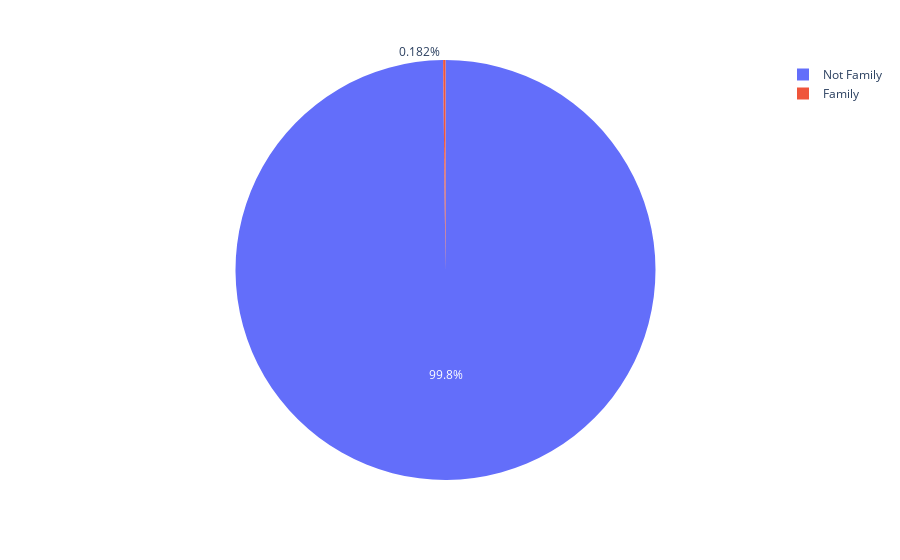

Notebook code cell kept with this figure:
### Code cell
# Import for visualization
import plotly.express as px

# Create pie chart
fig = px.pie(family_pd, values="count", names="family_status")
fig.show()

### Figure 1 — Plotly figure (JSON) as saved in the notebook; plotly's stock layout.template omitted (floating-point values rounded to 4 significant figures)
{"data": [{"domain": {"x": [0, 1], "y": [0, 1]}, "hovertemplate": "family_status=%{label}<br>count=%{value}<extra></extra>", "labels": ["Family", "Not Family"], "legendgroup": "", "name": "", "showlegend": true, "type": "pie", "values": [133, 73120]}], "layout": {"legend": {"tracegroupgap": 0}, "margin": {"t": 60}}}
